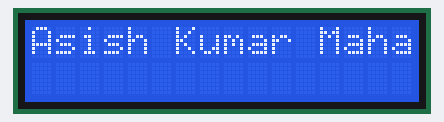
This sketch was run on a simulated Arduino Uno, built with avr-gcc and run on an emulated ATmega328P. Shown: 16×2 character LCD.

Above: at 0.1 s.
At 2.6 s:
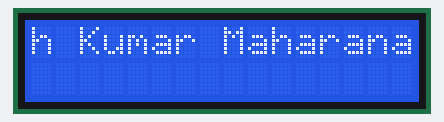
At 5.1 s:
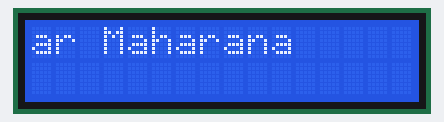
At 7.6 s:
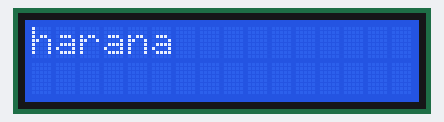
At 10.6 s:
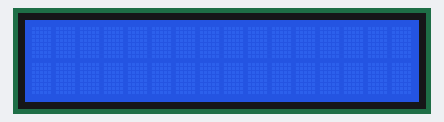
At 11.6 s:
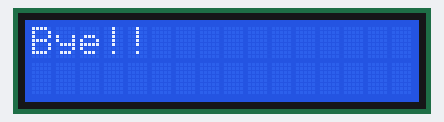

Measured:
- by itself, everything shown: repeats every 12.5 s, in 22 steps
- what the display in image 1 shows lasts 0.5 s, from 2.6 s to 3.1 s
- what the display in image 4 shows lasts 1.0 s, from 10.6 s to 11.6 s

The sketch:

sketch_oct27a.ino
```cpp
#include<LiquidCrystal.h>
LiquidCrystal lcd(8,9,10,11,12,13);
void setup() {
  lcd.begin(16,2);// put your setup code here, to run once:

}

void loop() {
lcd.setCursor (0,0);
String a=("Asish Kumar Maharana");
lcd.print(a);
delay(1000);// put your main code here, to run repeatedly:
for(int i=0;i<=a.length();i++)
{
  lcd.scrollDisplayLeft();
  delay(500);
}
  lcd.clear();
  lcd.setCursor(0,0);
  String b=("Bye!!");
  lcd.print(b);
  delay(1000);
}
```
